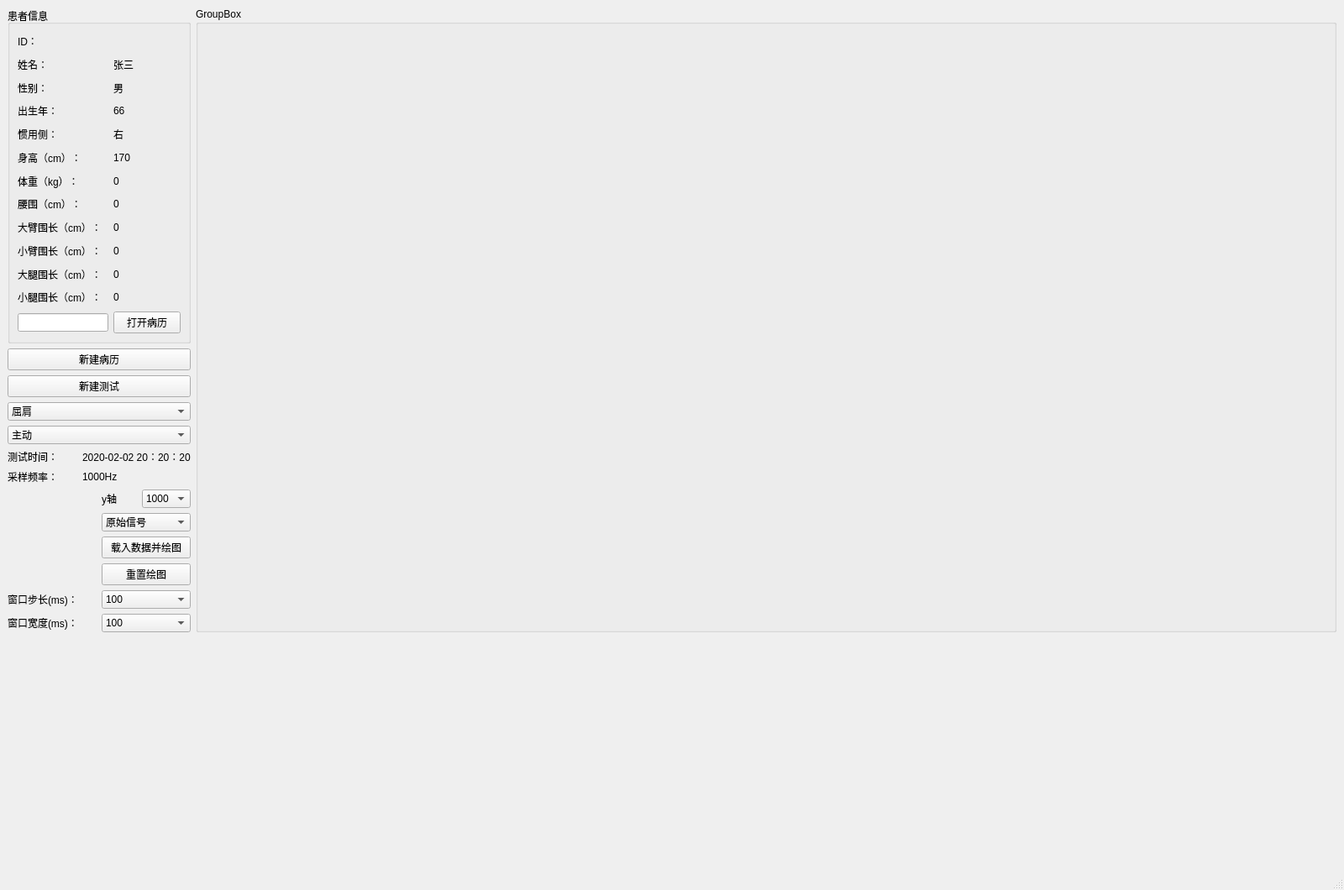
<?xml version="1.0" encoding="UTF-8"?>
<ui version="4.0">
 <class>MainWindow</class>
 <widget class="QMainWindow" name="MainWindow">
  <property name="geometry">
   <rect>
    <x>0</x>
    <y>0</y>
    <width>1600</width>
    <height>1060</height>
   </rect>
  </property>
  <property name="windowTitle">
   <string>MainWindow</string>
  </property>
  <widget class="QWidget" name="centralwidget">
   <layout class="QFormLayout" name="formLayout">
    <item row="0" column="0">
     <layout class="QVBoxLayout" name="verticalLayout_3">
      <item>
       <layout class="QVBoxLayout" name="verticalLayout_2">
        <item>
         <widget class="QGroupBox" name="groupBox">
          <property name="sizePolicy">
           <sizepolicy hsizetype="Fixed" vsizetype="Fixed">
            <horstretch>0</horstretch>
            <verstretch>0</verstretch>
           </sizepolicy>
          </property>
          <property name="minimumSize">
           <size>
            <width>200</width>
            <height>400</height>
           </size>
          </property>
          <property name="title">
           <string>患者信息</string>
          </property>
          <layout class="QGridLayout" name="gridLayout">
           <item row="10" column="0">
            <widget class="QLabel" name="label_14">
             <property name="text">
              <string>大臂围长（cm）：</string>
             </property>
            </widget>
           </item>
           <item row="1" column="1">
            <widget class="QLabel" name="l_name">
             <property name="text">
              <string>张三</string>
             </property>
            </widget>
           </item>
           <item row="4" column="0">
            <widget class="QLabel" name="label_4">
             <property name="text">
              <string>出生年：</string>
             </property>
            </widget>
           </item>
           <item row="6" column="1">
            <widget class="QLabel" name="l_height">
             <property name="text">
              <string>170</string>
             </property>
            </widget>
           </item>
           <item row="9" column="0">
            <widget class="QLabel" name="label_9">
             <property name="text">
              <string>腰围（cm）：</string>
             </property>
            </widget>
           </item>
           <item row="2" column="0">
            <widget class="QLabel" name="label_3">
             <property name="text">
              <string>性别：</string>
             </property>
            </widget>
           </item>
           <item row="12" column="0">
            <widget class="QLabel" name="label_16">
             <property name="text">
              <string>大腿围长（cm）：</string>
             </property>
            </widget>
           </item>
           <item row="0" column="1">
            <widget class="QLabel" name="l_user_id">
             <property name="text">
              <string/>
             </property>
            </widget>
           </item>
           <item row="4" column="1">
            <widget class="QLabel" name="l_year_of_birth">
             <property name="text">
              <string>66</string>
             </property>
            </widget>
           </item>
           <item row="2" column="1">
            <widget class="QLabel" name="l_gender">
             <property name="text">
              <string>男</string>
             </property>
            </widget>
           </item>
           <item row="1" column="0">
            <widget class="QLabel" name="label_2">
             <property name="text">
              <string>姓名：</string>
             </property>
            </widget>
           </item>
           <item row="0" column="0">
            <widget class="QLabel" name="label">
             <property name="text">
              <string>ID：</string>
             </property>
            </widget>
           </item>
           <item row="6" column="0">
            <widget class="QLabel" name="label_5">
             <property name="text">
              <string>身高（cm）：</string>
             </property>
            </widget>
           </item>
           <item row="8" column="1">
            <widget class="QLabel" name="l_weight">
             <property name="text">
              <string>0</string>
             </property>
            </widget>
           </item>
           <item row="11" column="0">
            <widget class="QLabel" name="label_15">
             <property name="text">
              <string>小臂围长（cm）：</string>
             </property>
            </widget>
           </item>
           <item row="8" column="0">
            <widget class="QLabel" name="label_6">
             <property name="text">
              <string>体重（kg）：</string>
             </property>
            </widget>
           </item>
           <item row="13" column="0">
            <widget class="QLabel" name="label_17">
             <property name="text">
              <string>小腿围长（cm）：</string>
             </property>
            </widget>
           </item>
           <item row="14" column="0">
            <widget class="QLineEdit" name="le_uesr_id"/>
           </item>
           <item row="14" column="1">
            <widget class="QPushButton" name="open_user_btn">
             <property name="text">
              <string>打开病历</string>
             </property>
            </widget>
           </item>
           <item row="9" column="1">
            <widget class="QLabel" name="l_waistline">
             <property name="text">
              <string>0</string>
             </property>
            </widget>
           </item>
           <item row="10" column="1">
            <widget class="QLabel" name="l_upperarm">
             <property name="text">
              <string>0</string>
             </property>
            </widget>
           </item>
           <item row="11" column="1">
            <widget class="QLabel" name="l_forearm">
             <property name="text">
              <string>0</string>
             </property>
            </widget>
           </item>
           <item row="12" column="1">
            <widget class="QLabel" name="l_thigh">
             <property name="text">
              <string>0</string>
             </property>
            </widget>
           </item>
           <item row="13" column="1">
            <widget class="QLabel" name="l_shank">
             <property name="text">
              <string>0</string>
             </property>
            </widget>
           </item>
           <item row="5" column="0">
            <widget class="QLabel" name="label_18">
             <property name="text">
              <string>惯用侧：</string>
             </property>
            </widget>
           </item>
           <item row="5" column="1">
            <widget class="QLabel" name="l_handedness">
             <property name="text">
              <string>右</string>
             </property>
            </widget>
           </item>
          </layout>
         </widget>
        </item>
        <item>
         <layout class="QHBoxLayout" name="horizontalLayout">
          <item>
           <widget class="QPushButton" name="new_user_btn">
            <property name="text">
             <string>新建病历</string>
            </property>
           </widget>
          </item>
         </layout>
        </item>
       </layout>
      </item>
      <item>
       <widget class="QPushButton" name="new_test_btn">
        <property name="text">
         <string>新建测试</string>
        </property>
       </widget>
      </item>
      <item>
       <widget class="QComboBox" name="cb_motion_name">
        <item>
         <property name="text">
          <string>屈肩</string>
         </property>
        </item>
        <item>
         <property name="text">
          <string>伸肩</string>
         </property>
        </item>
        <item>
         <property name="text">
          <string>屈肘</string>
         </property>
        </item>
        <item>
         <property name="text">
          <string>伸肘</string>
         </property>
        </item>
        <item>
         <property name="text">
          <string>屈腕</string>
         </property>
        </item>
        <item>
         <property name="text">
          <string>伸腕</string>
         </property>
        </item>
        <item>
         <property name="text">
          <string>屈髋</string>
         </property>
        </item>
        <item>
         <property name="text">
          <string>伸髋</string>
         </property>
        </item>
        <item>
         <property name="text">
          <string>屈膝</string>
         </property>
        </item>
        <item>
         <property name="text">
          <string>伸膝</string>
         </property>
        </item>
        <item>
         <property name="text">
          <string>踝背伸</string>
         </property>
        </item>
        <item>
         <property name="text">
          <string>踝跖屈</string>
         </property>
        </item>
       </widget>
      </item>
      <item>
       <widget class="QComboBox" name="cb_motion_mode">
        <item>
         <property name="text">
          <string>主动</string>
         </property>
        </item>
        <item>
         <property name="text">
          <string>MVC</string>
         </property>
        </item>
        <item>
         <property name="text">
          <string>被动</string>
         </property>
        </item>
       </widget>
      </item>
      <item>
       <layout class="QGridLayout" name="gridLayout_4">
        <item row="0" column="0">
         <widget class="QLabel" name="label_8">
          <property name="text">
           <string>测试时间：</string>
          </property>
         </widget>
        </item>
        <item row="1" column="0">
         <widget class="QLabel" name="label_10">
          <property name="text">
           <string>采样频率：</string>
          </property>
         </widget>
        </item>
        <item row="0" column="1">
         <widget class="QLabel" name="test_time">
          <property name="text">
           <string>2020-02-02 20：20：20</string>
          </property>
         </widget>
        </item>
        <item row="1" column="1">
         <widget class="QLabel" name="frequency">
          <property name="text">
           <string>1000Hz</string>
          </property>
         </widget>
        </item>
       </layout>
      </item>
      <item>
       <layout class="QGridLayout" name="gridLayout_3">
        <item row="3" column="1">
         <widget class="QComboBox" name="window_width_2">
          <item>
           <property name="text">
            <string>100</string>
           </property>
          </item>
          <item>
           <property name="text">
            <string>200</string>
           </property>
          </item>
          <item>
           <property name="text">
            <string>500</string>
           </property>
          </item>
          <item>
           <property name="text">
            <string>1000</string>
           </property>
          </item>
         </widget>
        </item>
        <item row="1" column="1">
         <widget class="QComboBox" name="window_step_2">
          <item>
           <property name="text">
            <string>100</string>
           </property>
          </item>
          <item>
           <property name="text">
            <string>200</string>
           </property>
          </item>
          <item>
           <property name="text">
            <string>500</string>
           </property>
          </item>
          <item>
           <property name="text">
            <string>1000</string>
           </property>
          </item>
         </widget>
        </item>
        <item row="3" column="0">
         <widget class="QLabel" name="label_12">
          <property name="text">
           <string>窗口宽度(ms)：</string>
          </property>
         </widget>
        </item>
        <item row="1" column="0">
         <widget class="QLabel" name="label_13">
          <property name="text">
           <string>窗口步长(ms)：</string>
          </property>
         </widget>
        </item>
        <item row="0" column="1">
         <layout class="QVBoxLayout" name="verticalLayout">
          <item>
           <layout class="QHBoxLayout" name="horizontalLayout_2">
            <item>
             <widget class="QLabel" name="label_7">
              <property name="text">
               <string>y轴</string>
              </property>
             </widget>
            </item>
            <item>
             <widget class="QComboBox" name="y_max">
              <item>
               <property name="text">
                <string>1000</string>
               </property>
              </item>
              <item>
               <property name="text">
                <string>500</string>
               </property>
              </item>
              <item>
               <property name="text">
                <string>200</string>
               </property>
              </item>
              <item>
               <property name="text">
                <string>100</string>
               </property>
              </item>
             </widget>
            </item>
           </layout>
          </item>
          <item>
           <widget class="QComboBox" name="plot_type">
            <item>
             <property name="text">
              <string>原始信号</string>
             </property>
            </item>
            <item>
             <property name="text">
              <string>均方根</string>
             </property>
            </item>
            <item>
             <property name="text">
              <string>平均值</string>
             </property>
            </item>
           </widget>
          </item>
          <item>
           <widget class="QPushButton" name="plot_btn">
            <property name="text">
             <string>载入数据并绘图</string>
            </property>
           </widget>
          </item>
          <item>
           <widget class="QPushButton" name="reset_plot_btn">
            <property name="text">
             <string>重置绘图</string>
            </property>
           </widget>
          </item>
         </layout>
        </item>
       </layout>
      </item>
     </layout>
    </item>
    <item row="0" column="1">
     <widget class="QGroupBox" name="groupBox_2">
      <property name="title">
       <string>GroupBox</string>
      </property>
      <layout class="QGridLayout" name="gridLayout_2">
       <item row="2" column="0">
        <widget class="PlotWidget" name="EMG_plot_05" native="true"/>
       </item>
       <item row="1" column="1">
        <widget class="PlotWidget" name="EMG_plot_04" native="true"/>
       </item>
       <item row="1" column="0">
        <widget class="PlotWidget" name="EMG_plot_03" native="true"/>
       </item>
       <item row="2" column="1">
        <widget class="PlotWidget" name="EMG_plot_06" native="true"/>
       </item>
       <item row="0" column="0">
        <widget class="PlotWidget" name="EMG_plot_01" native="true"/>
       </item>
       <item row="0" column="1">
        <widget class="PlotWidget" name="EMG_plot_02" native="true"/>
       </item>
      </layout>
     </widget>
    </item>
   </layout>
  </widget>
  <widget class="QMenuBar" name="menubar">
   <property name="geometry">
    <rect>
     <x>0</x>
     <y>0</y>
     <width>1600</width>
     <height>22</height>
    </rect>
   </property>
  </widget>
  <widget class="QStatusBar" name="statusbar"/>
 </widget>
 <customwidgets>
  <customwidget>
   <class>PlotWidget</class>
   <extends>QWidget</extends>
   <header>pyqtgraph/core</header>
   <container>1</container>
  </customwidget>
 </customwidgets>
 <resources/>
 <connections/>
</ui>
